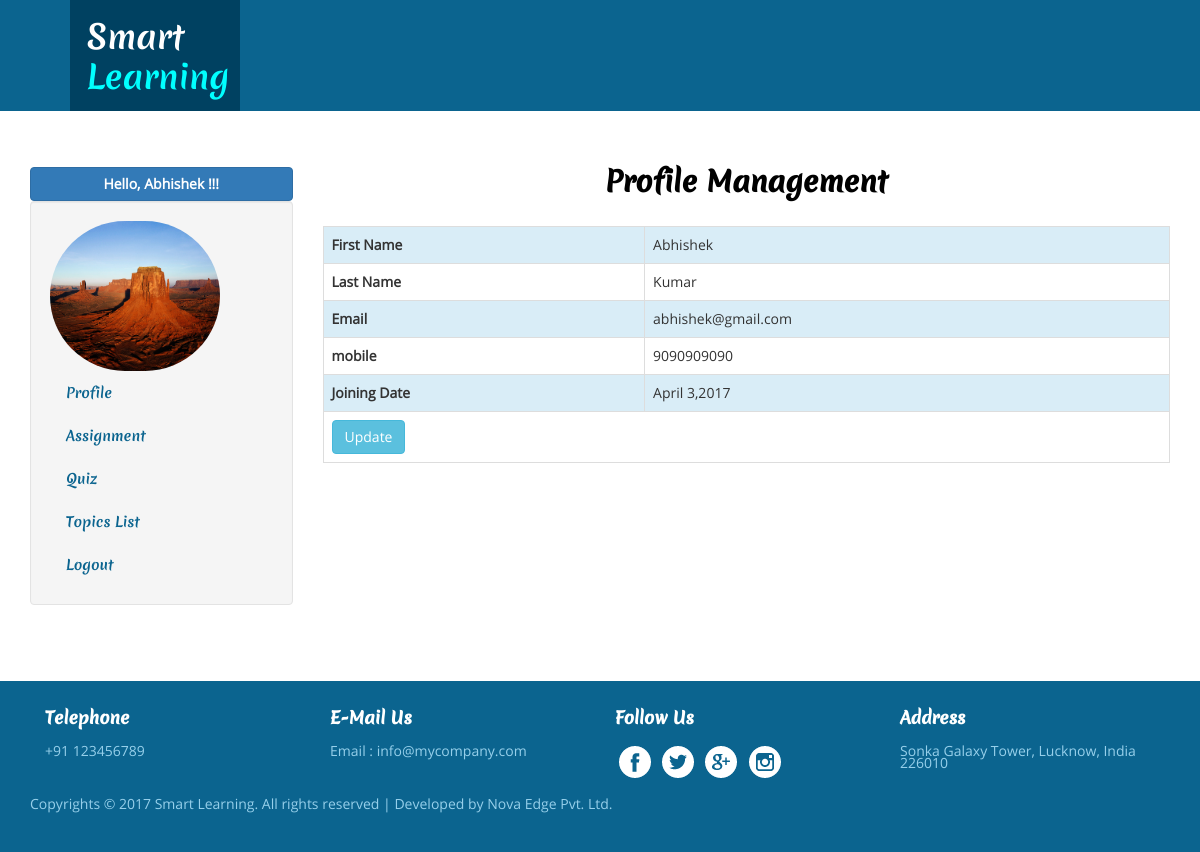
/student/dashboard.php (signed in), run on the app's committed database.
### tables this page shows
CREATE TABLE IF NOT EXISTS `studentmaster` (
  `studentid` int(11) NOT NULL AUTO_INCREMENT,
  `email` varchar(255) NOT NULL,
  `first_name` varchar(255) NOT NULL,
  `last_name` varchar(255) NOT NULL,
  `mobile` bigint(20) NOT NULL,
  `joining_date` date NOT NULL,
  `student_image` varchar(255) NOT NULL,
  `status` tinyint(2) NOT NULL,
  PRIMARY KEY (`studentid`)
);

### student/dashboard.php (the view, shortened to what this page needs)
<?php
include('../include/connection.php');
$email = $_SESSION['email'];
$logqry = mysqli_query($con,"SELECT * FROM studentmaster WHERE email='$email'");
$loginData = mysqli_fetch_assoc($logqry);
?>
<!DOCTYPE HTML>
<html>
    <head>
        <link href="../css/bootstrap.css" rel='stylesheet' type='text/css' />
        <link href="../css/style.css" rel='stylesheet' type='text/css' />
    </head>
    <body>
        <?php include('header.php') ?>
        <div class="about">
            <div class="container">
                <div class="row">
                    <div class="col-sm-3"> <a href="#"  class="nav-tabs-dropdown btn btn-block btn-primary" style="color:#fff;font-weight:bolder;">Hello, <?php echo $loginData['first_name'] ?> !!!</a>
                        <ul id="nav-tabs-wrapper" class="nav nav-tabs nav-pills nav-stacked well">
                            <li><img src="student_img/<?php echo $loginData['student_image'] ?>" style="height:150px;width:170px; border-radius:120px;" /> </li>
                            <li><a href="#vtab2" data-toggle="tab">Profile</a></li>
                            <li><a href="#vtab4" data-toggle="tab">Assignment</a></li>
                            <li><a href="#vtab3" data-toggle="tab">Quiz</a></li>
                            <li><a href="#vtab5" data-toggle="tab">Topics List</a></li>
                            <li><a href="logout.php">Logout</a></li>
                        </ul>
                    </div>
                    <div class="col-sm-9">
                        <div class="tab-content">
                            <div role="tabpanel" class="tab-pane fade in active" id="vtab2">
                                <div id="profile_div">
                                    <h3>Profile Management</h3>
                                    <table class="table table-bordered">
                                        <tr class="info">
                                            <th>First Name</th>
                                            <td><?php echo $loginData['first_name'] ?></td>
                                        </tr>
                                        <tr>
                                            <th>Last Name</th>
                                            <td><?php echo $loginData['last_name'] ?></td>
                                        </tr>
                                        <tr class="info">
                                            <th>Email</th>
                                            <td><?php echo $loginData['email'] ?></td>
                                        </tr>
                                        <tr>
                                            <th>mobile</th>
                                            <td><?php echo $loginData['mobile'] ?></td>
                                        </tr>
                                        <tr class="info">
                                            <th>Joining Date</th>
                                            <td><?php echo date('F j,Y', strtotime($loginData['joining_date'])); ?></td>
                                        </tr>
                                        <tr>
                                            <td colspan="2"><input id="update-btn" type="button" title="Update Profile" class="btn btn-info" value="Update"/>
                                            </td>
                                        </tr>
                                    </table>
                                </div>
                            </div>
                        </div>
                    </div>
                </div>
            </div>
        </div>
        <?php include('footer.php') ?>
    </body>
</html>

### css/style.css (style rules this page uses)
h4, h5, h6, h1, h2, h3 { margin-top: 0; }
ul, ol { margin: 0; }
html,body { font-family:OpenSans-Regular; }
body a { transition:0.5s all; -webkit-transition:0.5s all; -moz-transition:0.5s all; -o-transition:0.5s all; -ms-transition:0.5s all; }
.nav > li { font-family: MeriendaOne-Regular; }
.about { padding: 4em 0; }
.about h3 { font-size: 2em; color: rgb(0, 0, 0); font-weight: 700; text-align: center; margin: 0px 0px 1em; font-family: MeriendaOne-Regular; }
.about a { color: #0b648f; text-decoration: none; font-size: 1em; }

### data on the page
studentmaster: first_name "Abhishek", student_image (picture), last_name "Kumar", email "abhishek@gmail.com", mobile "9090909090", joining_date "April 3,2017"
